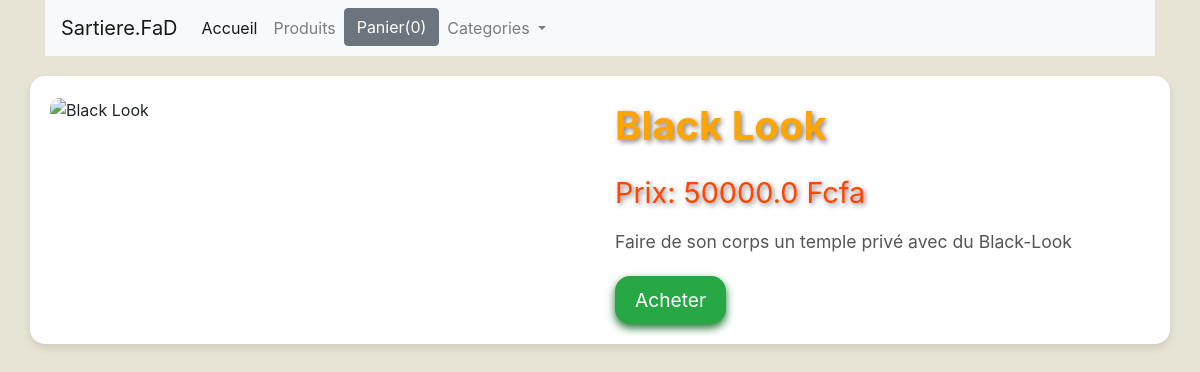
Before: /12 with the older database file.
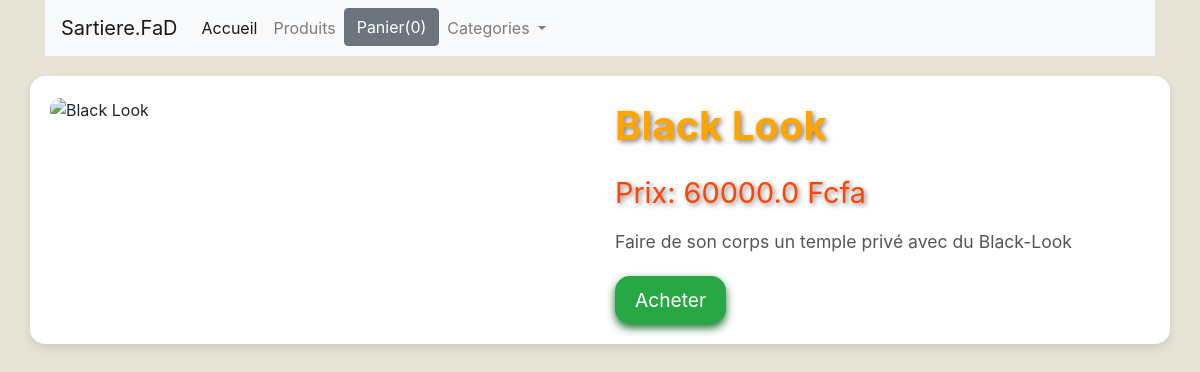
After: the same page with the newer database file.
### shop/models.py (models this page shows, shortened)
class Product(models.Model):
    title = models.CharField(max_length=200)
    price = models.FloatField()
    description = models.TextField()
    category = models.ForeignKey(Category,related_name= "categorie", on_delete=models.CASCADE)
    image = models.CharField(max_length=5000)
    date_added =  models.DateTimeField(auto_now=True)
    class Meta:
        ordering = ['-date_added']

### shop/views.py (the view)
# urls.py: path('<int:myid>', detail, name="detail"),
def detail(request, myid):
    Product_object = Product.objects.get(id=myid)
    return render(request, 'shop/detail.html', {'product': Product_object})

### shop/templates/shop/detail.html (shortened to what this page needs)
{% extends "shop/base.html" %}
{% block content %}
    <div class="row justify-content-center">
        <div class="col-md-12 product-card">
            <div class="row">
                <div class="col-md-6">
                    <img src="{{ product.image }}" alt="{{ product.title }}" class="product-image">
                </div>
                <div class="col-md-6 d-flex flex-column justify-content-center">
                    <div class="product-title">
                        {{ product.title }}
                    </div>
                    <div class="product-price">
                        Prix: {{ product.price }} Fcfa
                    </div>
                    <div class="product-description">
                        {{ product.description }}
                    </div>
                    <a href="{% url 'checkout' %}">
                        <button class="btn btn-success buy-button">Acheter</button>
                    </a>
                </div>
            </div>
        </div>
    </div>
{% endblock %}

Changed rows visible on the page:
changed Product "Black Look": price "50000.0" → "60000.0"
